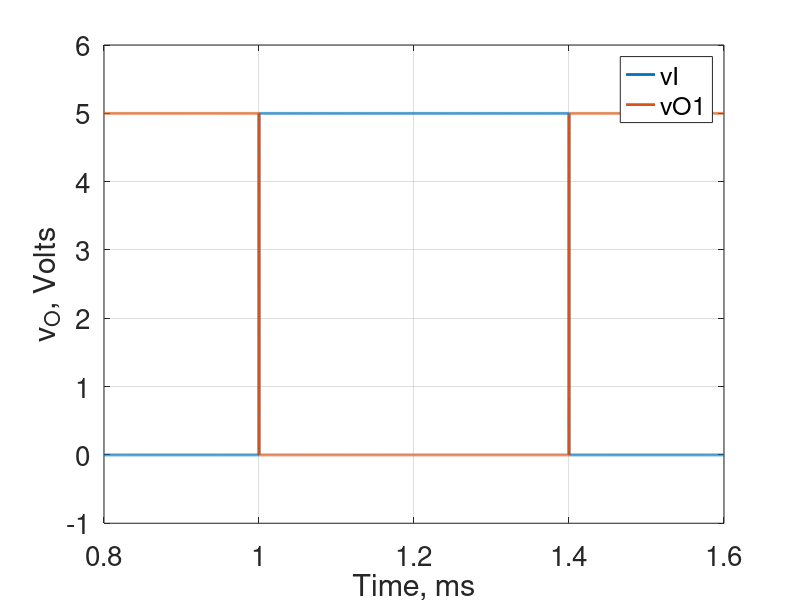

Write MATLAB code to recreate this figure. (Note: this script raises an error after producing the figure.)
%% ECE 342 - Derek Haas and Cameron Sullivan - Lab Task 3 Part 2 MATLAB

close all;

%% Plot Voltage Transfer Characteristic of CMOS

data = csvread('CMOS_VTC_stage1.CSV');
Vin = data(:, 1);
Vout = data(:, 3);

figure(1);

plot(Vin, Vout, 'linewidth', 2);
set(gca,'fontsize',20);
% title('Simulated Voltage Transfer Characteristic of the 3-Stage CMOS Inverter');
xlabel('V_{I}, Volts')
ylabel('V_{O}, Volts');
grid on;
ylim([-1 6])

%% Plot transient response of stage 1.
close all;

input = csvread('cmos-sim-trans-stage1-input.csv');
time = input(:, 1);
vin = input(:, 2);
output = csvread('cmos-sim-trans-stage1-output.csv');
time = input(:, 1);
vout = output(:, 2);

plot(time * 1e3, vin,'linewidth',2);
hold on;
plot(time * 1e3, vout,'linewidth',2);
set(gca,'fontsize',20);
% title('CMOS Inverter Transient Response');
ylabel('v_{O}, Volts');
xlabel('Time, ms');
grid on;
xlim([0.8 1.6]);

legend('vI','vO1');

hold off;

%% Plot Output of Stage 1 and Stage 2 to determine propagation delay.

data = csvread('CMOS_transient_stage1.CSV');
time = data(:, 1);
stage1 = data(:, 2);

figure(2);
plot(time * 1e3, stage1,'linewidth',1.8);
set(gca,'fontsize',20);
title('CMOS Transient Simulation: Stage 1 and Stage 2 Propagation Delay');
xlabel('Time, ms');
ylabel('V_{O}, Volts');
grid on;
ylim([-1 6]);
hold on;

data = csvread('CMOS_transient_stage2.CSV');
time = data(:, 1);
stage2 = data(:, 2);

plot(time * 1e3, stage2,'linewidth',1.8);
xlim([999.965e-3 1000.1e-3]);

legend('Stage 1', 'Stage 2');
